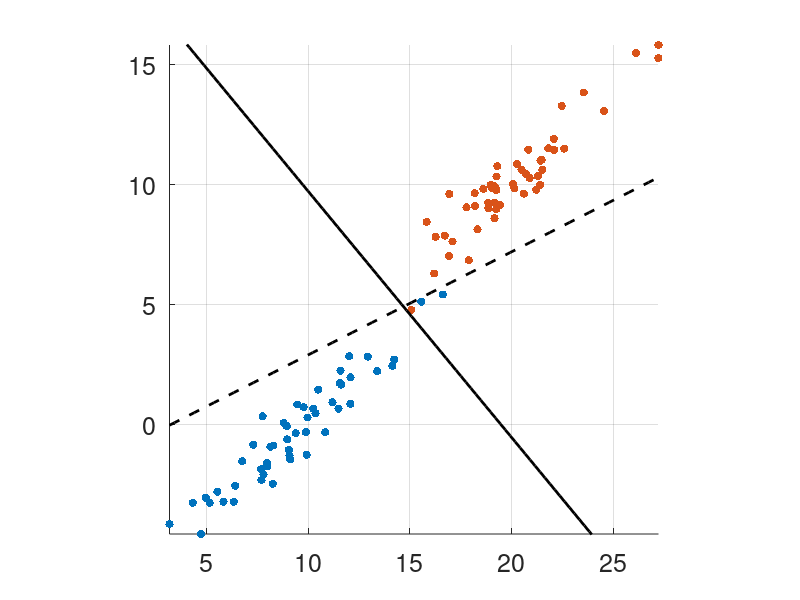
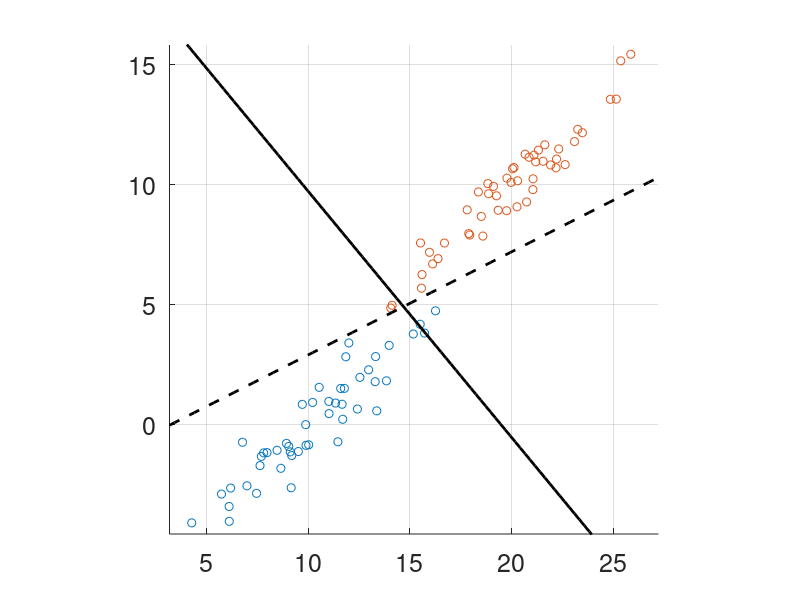
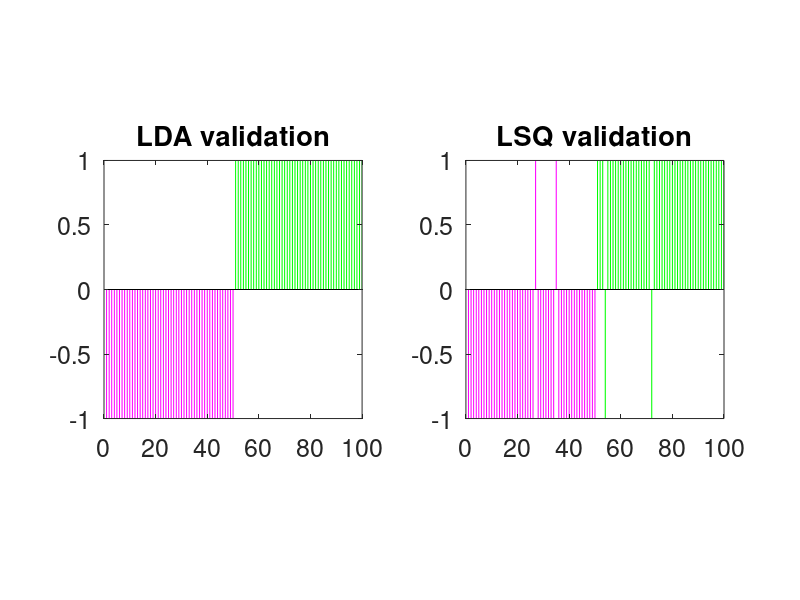

Here is the MATLAB script that generated these plots, in order:
set(0, 'DefaultAxesFontSize', 18);
set(0, 'DefaultFigureColor', 'w');
% clear, close all
K = 50;
rng(1)
mu1 = [10;0];
mu2 = [20;10];
% example 1
% M1 = [2,0;0,2];
% M2 = [2,0;0,2];
% example 2
M1 = [2,2;1,2];
M2 = [2,2;1,2];
% training data
X1 = mu1+M1*randn(2,K);
X2 = mu2+M2*randn(2,K);
% validation data
X1val = mu1+M1*randn(2,K);
X2val = mu2+M2*randn(2,K);

figure(1), clf
scatter(X1(1,:),X1(2,:),'mo','filled'), hold on
scatter(X2(1,:),X2(2,:),'go','filled')

m1 = mean(X1,2);
m2 = mean(X2,2);
% between class separation matrix
Sb = (m2 - m1)*(m2 - m1)';
% within class covariance
Sw = (X1 - m1)*(X1 - m1)' + ...
     (X2 - m2)*(X2 - m2)';
% separation surface normal
w = Sw\(m2 - m1);
wlsq = m2 - m1;
% global mean
m = 1/2*(m1 + m2);
% threshold
c = -w'*m;
clsq = (m1 - m2)'*m;
% generate 
s1 = linspace(min([X1(1,:),X2(1,:)]),max([X1(1,:),X2(1,:)]),100);
s2 = -1/w(2)*(c+w(1)*s1);
slsq = -1/wlsq(2)*(clsq+wlsq(1)*s1);

plot(s1,s2,'--k','LineWidth',2)
plot(s1,slsq,'-k','LineWidth',2)
minAx1 = min([X1(1,:),X2(1,:)]);
minAx2 = min([X1(2,:),X2(2,:)]);
maxAx1 = max([X1(1,:),X2(1,:)]);
maxAx2 = max([X1(2,:),X2(2,:)]);
axis([minAx1, maxAx1, minAx2, maxAx2])
grid on, axis square
hold off

figure(2), clf
scatter(X1val(1,:),X1val(2,:),'md'), hold on
scatter(X2val(1,:),X2val(2,:),'gd')
plot(s1,s2,'--k','LineWidth',2)
plot(s1,slsq,'-k','LineWidth',2)
axis([minAx1, maxAx1, minAx2, maxAx2])
grid on, axis square
hold off

figure(3)
subplot(1,2,1)
bar( 1:K, sign(w'*X1val+c),'FaceColor','m','EdgeColor','w' ), hold on
bar( K+1:2*K, sign(w'*X2val+c),'FaceColor','g','EdgeColor','w' ), hold on
title('LDA validation')
axis square, hold off
axis([0 2*K -1 1])

subplot(1,2,2)
bar( 1:K, sign(wlsq'*X1val+clsq),'FaceColor','m','EdgeColor','w' ), hold on
bar( K+1:2*K, sign(wlsq'*X2val+clsq),'FaceColor','g','EdgeColor','w' ), hold on
title('LSQ validation')
axis square, hold off
axis([0 2*K -1 1])
